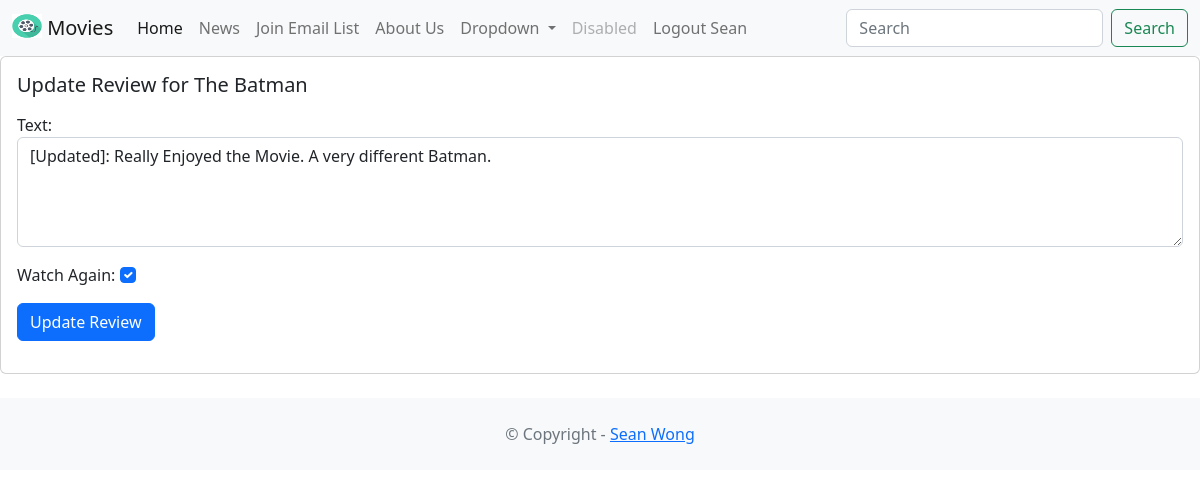
The page /review/1 (signed in) on the database its author committed.
### movie/models.py (models this page shows, shortened)
class Review(models.Model):
    text = models.CharField(max_length=100, null=True)
    date = models.DateTimeField(auto_now_add=True)
    user = models.ForeignKey(User,on_delete=models.CASCADE)
    movie = models.ForeignKey(Movie,on_delete=models.CASCADE)
    watchAgain = models.BooleanField()

class Movie(models.Model):
    title = models.CharField(max_length=100)
    description = models.TextField()
    image = models.ImageField(upload_to='movie/images/')
    url = models.URLField(blank = True)

### movie/views.py (the view, shortened to what this page needs)
# urls.py: path('review/<str:review_id>', views.update_review, name="update_review"),
@login_required
def update_review(request, review_id):
    review = get_object_or_404(Review, pk=review_id, user=request.user)
    if request.method == 'GET':
        form = ReviewForm(instance=review)
        context ={
            'review': review,
            'form':form,
        }
        return render(request, 'movie/update_review.html', context)

### movie/forms.py
class ReviewForm(ModelForm):
    def __init__(self, *args, **kwargs):
        super(ModelForm, self).__init__(*args, **kwargs)
        self.fields['text'].widget.attrs.update({'class': 'form-control'})
        self.fields['watchAgain'].widget.attrs.update({'class': 'form-check-input'})
    class Meta:
        model = Review
        fields = ['text','watchAgain']
        labels = {
            'watchAgain': ('Watch Again')
        }
        widgets = {
            'text': Textarea(attrs={'rows': 4}),
        }

### movie/templates/movie/update_review.html (shortened to what this page needs)
{% extends 'base.html' %}
{% block content %}
    <div class="card mb-3">
        <div class="row g-0">
            <div>
                <div class="card-body">
                    <h5 class="card-title">
                        Update Review for {{ review.movie.title }}
                    </h5>
                    <p class="card-text">
                        <form action = '' method="POST">
                        {{ form.as_p }}
                        <button type="submit" class="btn btn-primary">
                            Update Review
                        </button>
                        </form>
                    </p>
                </div>
            </div>
        </div>
    </div>
{% endblock content %}

### templates/navbar.html (shortened to what this page needs)
{% load static %}
<nav class="navbar navbar-expand-lg bg-light">
    <div class="container-fluid">
      <a class="navbar-brand" href="{% url 'home' %}">
      <img src="{% static 'logo.png' %}" alt="" width="30" height="24" class="d-inline-block align-text-top" />
        Movies
      </a>
      <div class="collapse navbar-collapse" id="navbarSupportedContent">
        <ul class="navbar-nav me-auto mb-2 mb-lg-0">
          <li class="nav-item">
            <a class="nav-link active" aria-current="page" href="{% url 'home' %}">Home</a>
          </li>
          <li class="nav-item">
            <a class="nav-link" href="{% url 'news' %}">News</a>
          </li>
          <li class="nav-item">
            <a class="nav-link" href="{% url 'call_to_signup' %}">Join Email List</a>
          </li>
          <li class="nav-item">
            <a class="nav-link" href="{% url 'about' %}">About Us</a>
          </li>
          <li class="nav-item dropdown">
            <a class="nav-link dropdown-toggle" href="#" role="button" data-bs-toggle="dropdown" aria-expanded="false">
              Dropdown
            </a>
          </li>
          <li class="nav-item">
            <a class="nav-link disabled">Disabled</a>
          </li>
          {% if user.is_authenticated %}
            <a class="nav-link" href = "{% url 'logout_user' %}">
              Logout {{user.username|title}}
            </a>
          {% endif %}
        </ul>
        <form class="d-flex" role="search" action ="" mathod = "GET">
          <input class="form-control me-2" type="search" placeholder="Search" aria-label="Search" name="searchMovies">
          <button class="btn btn-outline-success" type="submit">Search</button>
        </form>
      </div>
    </div>
</nav>

### rows shown on the page
Review: movie "The Batman", text "[Updated]: Really Enjoyed the Movie. A very different Batman.", watchAgain "☑"

### other values the page prints
{{ user.username|title }} "Sean"
